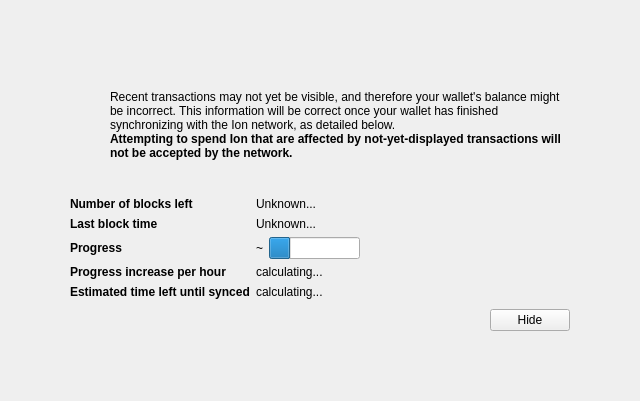
<?xml version="1.0" encoding="UTF-8"?>
<ui version="4.0">
 <class>ModalOverlay</class>
 <widget class="ModalOverlay" name="ModalOverlay">
  <property name="geometry">
   <rect>
    <x>0</x>
    <y>0</y>
    <width>640</width>
    <height>401</height>
   </rect>
  </property>
  <property name="windowTitle">
   <string>Form</string>
  </property>
  <layout class="QVBoxLayout" name="verticalLayout" stretch="0">
   <property name="sizeConstraint">
    <enum>QLayout::SetDefaultConstraint</enum>
   </property>
   <property name="leftMargin">
    <number>0</number>
   </property>
   <property name="topMargin">
    <number>0</number>
   </property>
   <property name="rightMargin">
    <number>0</number>
   </property>
   <property name="bottomMargin">
    <number>0</number>
   </property>
   <item>
    <widget class="QWidget" name="bgWidget" native="true">
     <property name="styleSheet">
      <string notr="true"/>
     </property>
     <layout class="QVBoxLayout" name="verticalLayoutMain" stretch="0">
      <property name="leftMargin">
       <number>60</number>
      </property>
      <property name="topMargin">
       <number>60</number>
      </property>
      <property name="rightMargin">
       <number>60</number>
      </property>
      <property name="bottomMargin">
       <number>60</number>
      </property>
      <item>
       <widget class="QWidget" name="contentWidget" native="true">
        <property name="styleSheet">
         <string notr="true"/>
        </property>
        <layout class="QVBoxLayout" name="verticalLayoutSub" stretch="1,0,0,0,0">
         <property name="spacing">
          <number>0</number>
         </property>
         <property name="leftMargin">
          <number>10</number>
         </property>
         <property name="topMargin">
          <number>10</number>
         </property>
         <property name="rightMargin">
          <number>10</number>
         </property>
         <property name="bottomMargin">
          <number>10</number>
         </property>
         <item>
          <layout class="QHBoxLayout" name="horizontalLayoutIconText" stretch="0,1">
           <property name="topMargin">
            <number>20</number>
           </property>
           <item>
            <layout class="QVBoxLayout" name="verticalLayoutIcon">
             <property name="leftMargin">
              <number>0</number>
             </property>
             <item>
              <widget class="QPushButton" name="warningIcon">
               <property name="enabled">
                <bool>false</bool>
               </property>
               <property name="text">
                <string/>
               </property>
               <property name="icon">
                <iconset>
                 <normaloff>:/icons/warning</normaloff>
                 <disabledoff>:/icons/warning</disabledoff>:/icons/warning</iconset>
               </property>
               <property name="iconSize">
                <size>
                 <width>48</width>
                 <height>48</height>
                </size>
               </property>
               <property name="flat">
                <bool>true</bool>
               </property>
              </widget>
             </item>
             <item>
              <spacer name="verticalSpacerWarningIcon">
               <property name="orientation">
                <enum>Qt::Vertical</enum>
               </property>
               <property name="sizeHint" stdset="0">
                <size>
                 <width>20</width>
                 <height>40</height>
                </size>
               </property>
              </spacer>
             </item>
            </layout>
           </item>
           <item>
            <layout class="QVBoxLayout" name="verticalLayoutInfoText">
             <property name="leftMargin">
              <number>0</number>
             </property>
             <property name="topMargin">
              <number>0</number>
             </property>
             <item>
              <widget class="QLabel" name="infoText">
               <property name="text">
                <string>Recent transactions may not yet be visible, and therefore your wallet's balance might be incorrect. This information will be correct once your wallet has finished synchronizing with the Ion network, as detailed below.</string>
               </property>
               <property name="textFormat">
                <enum>Qt::RichText</enum>
               </property>
               <property name="wordWrap">
                <bool>true</bool>
               </property>
              </widget>
             </item>
             <item>
              <widget class="QLabel" name="infoTextStrong">
               <property name="font">
                <font>
                 <weight>75</weight>
                 <bold>true</bold>
                </font>
               </property>
               <property name="text">
                <string>Attempting to spend Ion that are affected by not-yet-displayed transactions will not be accepted by the network.</string>
               </property>
               <property name="textFormat">
                <enum>Qt::RichText</enum>
               </property>
               <property name="wordWrap">
                <bool>true</bool>
               </property>
              </widget>
             </item>
             <item>
              <spacer name="verticalSpacerInTextSpace">
               <property name="orientation">
                <enum>Qt::Vertical</enum>
               </property>
               <property name="sizeHint" stdset="0">
                <size>
                 <width>20</width>
                 <height>40</height>
                </size>
               </property>
              </spacer>
             </item>
            </layout>
           </item>
          </layout>
         </item>
         <item>
          <spacer name="verticalSpacerAfterText">
           <property name="orientation">
            <enum>Qt::Vertical</enum>
           </property>
           <property name="sizeHint" stdset="0">
            <size>
             <width>20</width>
             <height>40</height>
            </size>
           </property>
          </spacer>
         </item>
         <item>
          <layout class="QFormLayout" name="formLayout">
           <property name="fieldGrowthPolicy">
            <enum>QFormLayout::FieldsStayAtSizeHint</enum>
           </property>
           <property name="horizontalSpacing">
            <number>6</number>
           </property>
           <property name="verticalSpacing">
            <number>6</number>
           </property>
           <property name="topMargin">
            <number>10</number>
           </property>
           <item row="0" column="0">
            <widget class="QLabel" name="labelNumberOfBlocksLeft">
             <property name="font">
              <font>
               <weight>75</weight>
               <bold>true</bold>
              </font>
             </property>
             <property name="text">
              <string>Number of blocks left</string>
             </property>
            </widget>
           </item>
           <item row="0" column="1">
            <widget class="QLabel" name="numberOfBlocksLeft">
             <property name="text">
              <string>Unknown...</string>
             </property>
            </widget>
           </item>
           <item row="1" column="0">
            <widget class="QLabel" name="labelLastBlockTime">
             <property name="font">
              <font>
               <weight>75</weight>
               <bold>true</bold>
              </font>
             </property>
             <property name="text">
              <string>Last block time</string>
             </property>
            </widget>
           </item>
           <item row="1" column="1">
            <widget class="QLabel" name="newestBlockDate">
             <property name="sizePolicy">
              <sizepolicy hsizetype="Maximum" vsizetype="Preferred">
               <horstretch>0</horstretch>
               <verstretch>0</verstretch>
              </sizepolicy>
             </property>
             <property name="text">
              <string>Unknown...</string>
             </property>
            </widget>
           </item>
           <item row="2" column="0">
            <widget class="QLabel" name="labelSyncDone">
             <property name="font">
              <font>
               <weight>75</weight>
               <bold>true</bold>
              </font>
             </property>
             <property name="text">
              <string>Progress</string>
             </property>
            </widget>
           </item>
           <item row="2" column="1">
            <layout class="QHBoxLayout" name="horizontalLayoutSync" stretch="0,1">
             <item>
              <widget class="QLabel" name="percentageProgress">
               <property name="text">
                <string notr="true">~</string>
               </property>
              </widget>
             </item>
             <item>
              <widget class="QProgressBar" name="progressBar">
               <property name="value">
                <number>24</number>
               </property>
               <property name="format">
                <string/>
               </property>
              </widget>
             </item>
            </layout>
           </item>
           <item row="4" column="0">
            <widget class="QLabel" name="labelProgressIncrease">
             <property name="font">
              <font>
               <weight>75</weight>
               <bold>true</bold>
              </font>
             </property>
             <property name="text">
              <string>Progress increase per hour</string>
             </property>
            </widget>
           </item>
           <item row="4" column="1">
            <widget class="QLabel" name="progressIncreasePerH">
             <property name="text">
              <string>calculating...</string>
             </property>
            </widget>
           </item>
           <item row="5" column="0">
            <widget class="QLabel" name="labelEstimatedTimeLeft">
             <property name="font">
              <font>
               <weight>75</weight>
               <bold>true</bold>
              </font>
             </property>
             <property name="text">
              <string>Estimated time left until synced</string>
             </property>
            </widget>
           </item>
           <item row="5" column="1">
            <widget class="QLabel" name="expectedTimeLeft">
             <property name="text">
              <string>calculating...</string>
             </property>
            </widget>
           </item>
          </layout>
         </item>
         <item>
          <layout class="QHBoxLayout" name="horizontalLayoutButtons">
           <property name="leftMargin">
            <number>10</number>
           </property>
           <property name="topMargin">
            <number>10</number>
           </property>
           <item>
            <spacer name="horizontalSpacer">
             <property name="orientation">
              <enum>Qt::Horizontal</enum>
             </property>
             <property name="sizeHint" stdset="0">
              <size>
               <width>40</width>
               <height>20</height>
              </size>
             </property>
            </spacer>
           </item>
           <item>
            <widget class="QPushButton" name="closeButton">
             <property name="text">
              <string>Hide</string>
             </property>
            </widget>
           </item>
          </layout>
         </item>
         <item>
          <layout class="QVBoxLayout" name="verticalLayout_2">
           <item>
            <spacer name="verticalSpacer">
             <property name="orientation">
              <enum>Qt::Vertical</enum>
             </property>
             <property name="sizeHint" stdset="0">
              <size>
               <width>20</width>
               <height>40</height>
              </size>
             </property>
            </spacer>
           </item>
          </layout>
         </item>
        </layout>
       </widget>
      </item>
     </layout>
    </widget>
   </item>
  </layout>
 </widget>
 <customwidgets>
  <customwidget>
   <class>ModalOverlay</class>
   <extends>QWidget</extends>
   <header>modaloverlay.h</header>
   <container>1</container>
  </customwidget>
 </customwidgets>
 <resources/>
 <connections/>
</ui>
